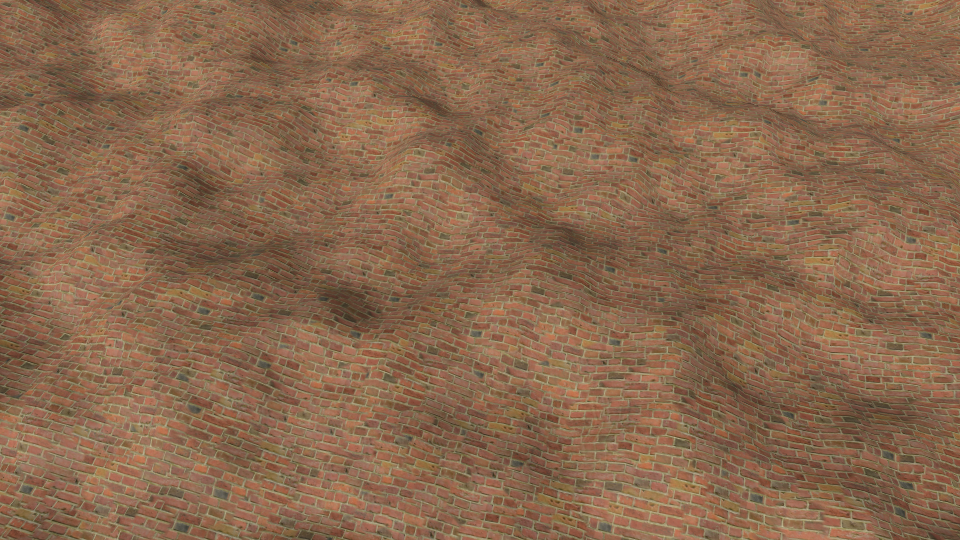
#> input picture docs/structure/brick-elevated-offset.png, 960 x 540 px, given in place of brick-wall-periodic.png, which was not available
$ python structure_media.py
#> lines starting #> are read from the running program, lines starting #| are printed output that depends on the picture
"""Assemble matched GPU captures; native crops and no color adjustments."""
from pathlib import Path
from PIL import Image, ImageDraw, ImageFont
import json
ROOT=Path(__file__).resolve().parents[1]
OUT=ROOT/'docs/structure'
font=ImageFont.truetype('/System/Library/Fonts/Supplemental/Arial.ttf',20)
small=ImageFont.truetype('/System/Library/Fonts/Supplemental/Arial.ttf',16)
modes=['periodic','offset','rotated','structured']
labels=['Periodic','Unconstrained offsets','Unrestricted rotation','Structure-aware']
for view in ['wall','oblique','elevated']:
    w,h=400,225
    sheet=Image.new('RGB',(w*4,44+3*(h+30)),'#182127')
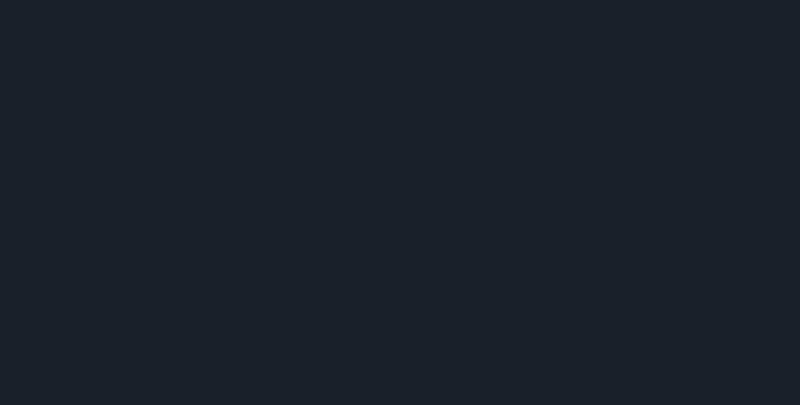
#> sheet: PIL image 1600x809 RGB (shown at 1/2 size); mean R, G, B 24, 33, 39
    draw=ImageDraw.Draw(sheet)
    for c,label in enumerate(labels):draw.text((c*w+10,12),label,font=font,fill='white')
    for r,name in enumerate(['brick','wood','paving']):
        y=44+r*(h+30)
        draw.text((10,y+5),f'{name.title()} | {view} | matched scale 2.5 m, seed 0',font=small,fill='#c7d2cf')
        for c,mode in enumerate(modes):
            image=Image.open(OUT/f'{name}-{view}-{mode}.png').convert('RGB')
            image=image.resize((w,h),Image.Resampling.LANCZOS)
#> image: PIL image 400x225 RGB
            sheet.paste(image,(c*w,y+30))
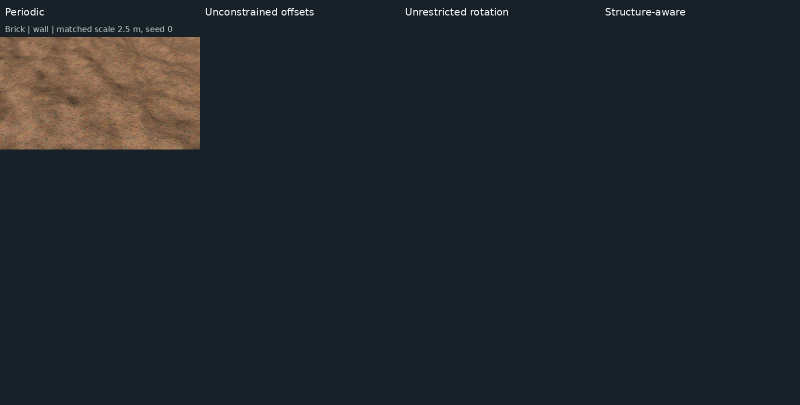
#> sheet: PIL image 1600x809 RGB (shown at 1/2 size); mean R, G, B 32.5, 38.6, 42.4
#> (the run stopped early here; a loop or call above may not have finished)

$ run again, on docs/structure/brick-oblique-offset.png
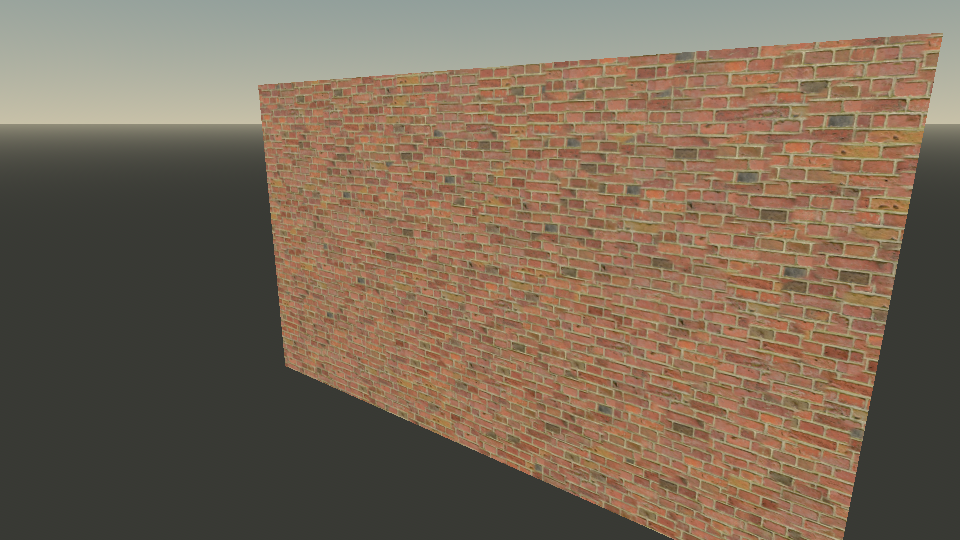
#> input picture docs/structure/brick-oblique-offset.png, 960 x 540 px, given in place of brick-wall-periodic.png, which was not available
#> `sheet.paste(image,(c*w,y+30))`:
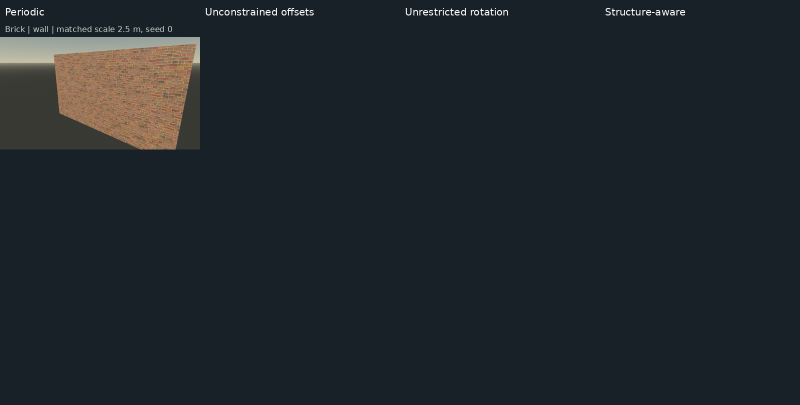
#> sheet: PIL image 1600x809 RGB (shown at 1/2 size); mean R, G, B 31.5, 38.7, 43

$ run again, on docs/structure/brick-oblique-periodic.png
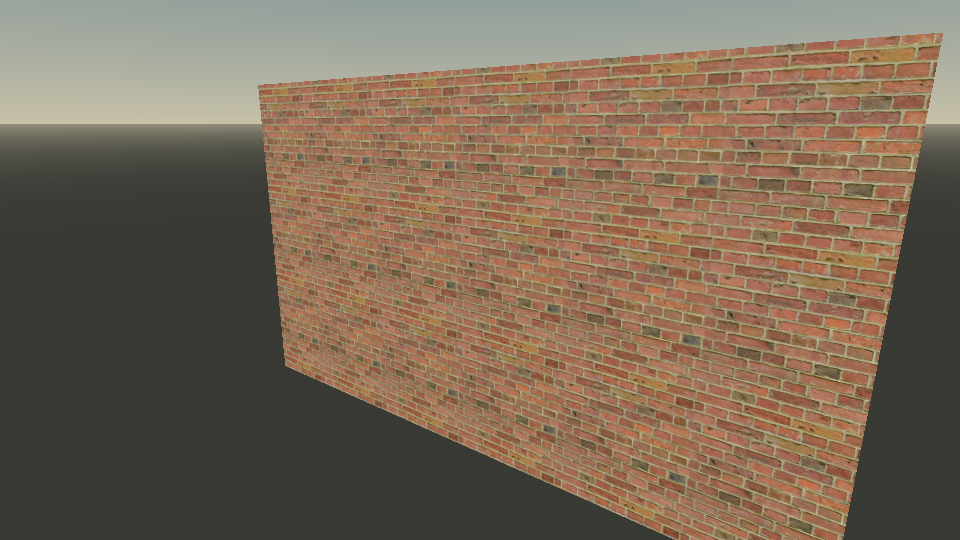
#> input picture docs/structure/brick-oblique-periodic.png, 960 x 540 px, given in place of brick-wall-periodic.png, which was not available
#> `sheet.paste(image,(c*w,y+30))`:
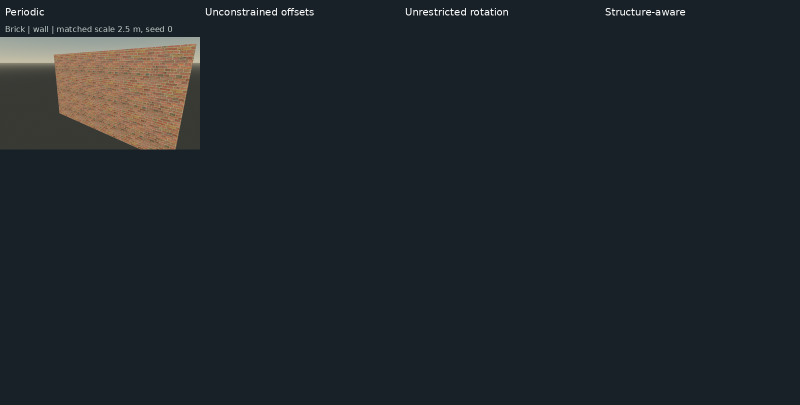
#> sheet: PIL image 1600x809 RGB (shown at 1/2 size); mean R, G, B 31.5, 38.7, 42.9
